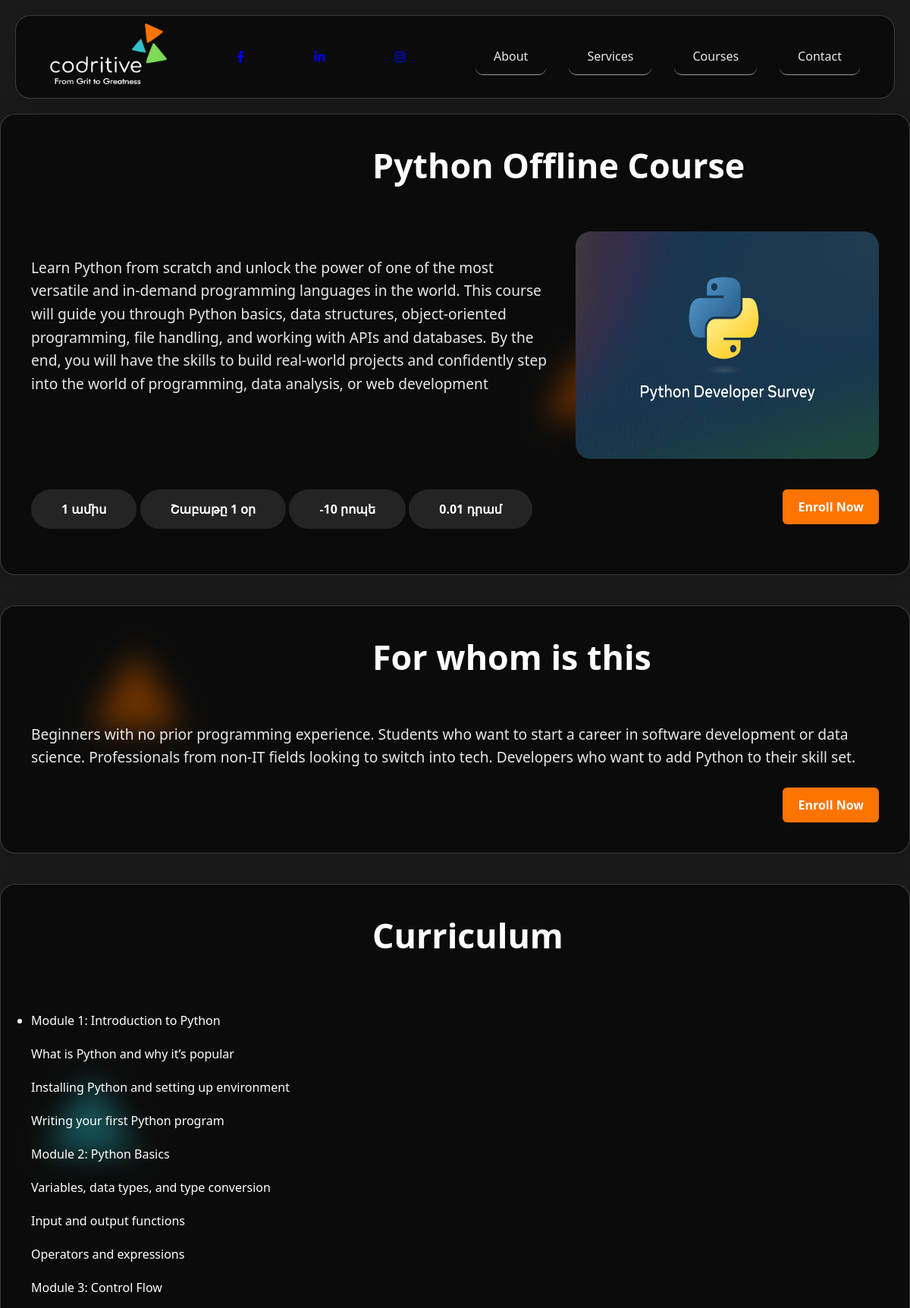
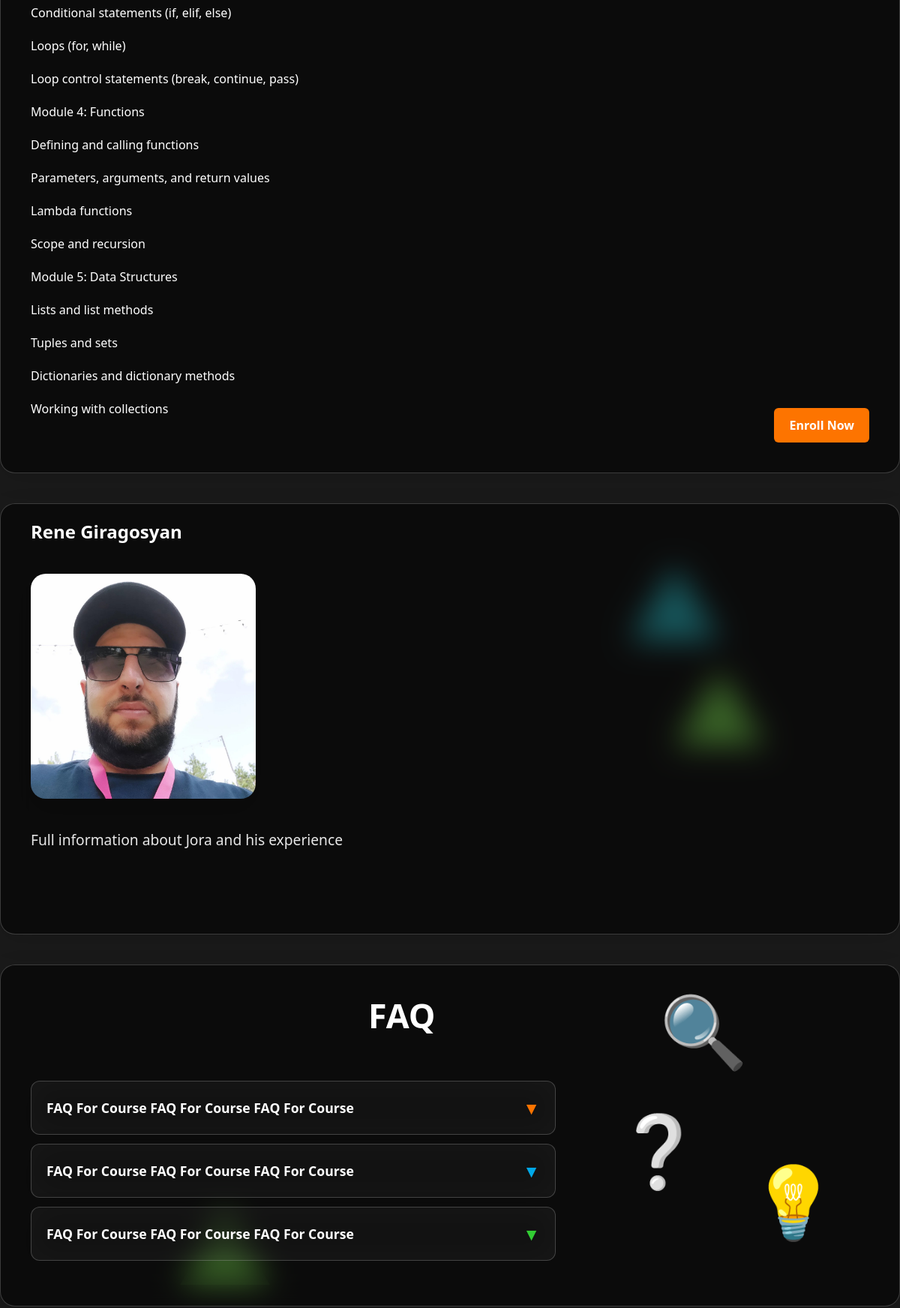
Page /lessons/trainings/21/ (upper part) on the committed database (2 pictures, top to bottom).
### core/models.py (models this page shows, shortened)
class Logo(models.Model):
    image = models.ImageField(upload_to='logo_images/', blank=True, null=True)

class Our_Team(models.Model):
    POSITION_CHOICES = [
        ('QA Specialist', 'QA Specialist'),
        ('Python Mentor', 'Python Mentor'),
        ('UI/UX Designer', 'UI/UX Designer'),
        ('JavaScript Mentor', 'JavaScript Mentor'),
        ('SMM Specialist', 'SMM Specialist'),
        ('Cybersecurity Mentor', 'Cybersecurity Mentor'),
    ]
    name = models.CharField(max_length=100)
    position = models.CharField(max_length=100, choices=POSITION_CHOICES)
    bio = models.TextField()
    image = models.ImageField(upload_to='team_images/', blank=True, null=True)
    link = models.URLField(blank=True, null=True)

### lessons/models.py (models this page shows, shortened)
class Course(models.Model):
    COURSE_CHLOICES = [
        ('Python', 'Python'),
        ('JavaScript', 'JavaScript'),
        ('UI/UX Design', 'UI/UX Design'),
        ('Cybersecurity', 'Cybersecurity'),
        ('QA Testing', 'QA Testing'),
        ('SMM', 'SMM'),
    ]
    title = models.CharField(max_length=200)
    category = models.CharField(max_length=50, choices=COURSE_CHLOICES)
    short_description = models.TextField()
    full_description = models.TextField()
    for_whom = models.TextField()
    why_this_course = models.TextField()
    lesson_duration_month= models.IntegerField()
    lesson_duration_minutes = models.IntegerField()
    weekly_lessons = models.IntegerField()
    tutor = models.ForeignKey(Our_Team, on_delete=models.SET_NULL, null=True, related_name='courses')
    curriculum = models.TextField()
    image = models.ImageField(upload_to='course_images/', blank=True, null=True)
    price = models.DecimalField(max_digits=10, decimal_places=2)
    class Meta:
        verbose_name_plural = "Courses"

class FAQ(models.Model):
    course = models.ForeignKey(Course, on_delete=models.CASCADE, related_name='faqs')
    question = models.CharField(max_length=255)
    answer = models.TextField()

### lessons/views.py (the view)
# urls.py: path('trainings/<int:pk>/', views.course_detail, name='course_detail'),
def course_detail(request, pk):
    course = get_object_or_404(Course, pk=pk)
    courses = Course.objects.all()
    faqs = FAQ.objects.filter(course=course)
    return render(request, 'lessons/trainings.html', {
        'course': course,
        'courses': courses,
        'faqs': faqs
        })

### core/context_processors.py (called while the page is built)
def logo(request):
    return {'logo': Logo.objects.first()}

### lessons/templates/lessons/trainings.html (shortened to what this page needs)
{% extends "core/base.html" %}
{% load static %}
{% block content %}
    <link rel="stylesheet" href="{% static 'css/templatemo-glossy-touch.css' %}">
<div class="container">
    <section class="hero glass">
        <h1 class="main-title">{{ course.title }}</h1>
        <div class="hero-image">
            <p>{{ course.full_description|linebreaksbr }}</p>
            {% if course.image %}
                <img src="{{ course.image.url }}" style="width: 400px; height: 300px;">
            {% endif %}
        </div>
        <div class="cta-info">
            <div class="cta-element">{{ course.lesson_duration_month }} ամիս</div>
            <div class="cta-element">Շաբաթը {{ course.weekly_lessons }} օր</div>
            <div class="cta-element">{{ course.lesson_duration_minutes }} րոպե</div>
            <div class="cta-element">{{ course.price }} դրամ</div>
            <button class="cta-button rbj">Enroll Now</button>
        </div>
    </section>
    <section class="hero glass">
        <h1 class="main-title">For whom is this</h1>
        <div class="hero-text-wrapper">
            <p>{{ course.for_whom }}</p>
        </div>
        <button class="cta-button button-bottom rbj">Enroll Now</button>
    </section>
    <section class="hero glass">
        <h1>Curriculum</h1>
        <ul>
            <li>{{ course.curriculum|linebreaksbr }}</li>
        </ul>
        <button class="cta-button button-bottom rbj">Enroll Now</button>
    </section>
    <section class="hero glass">
        <h2 style="color: white;">{{ course.tutor.name }}</h2>
        <div class="hero-image">
            <img src="{{ course.tutor.image.url }}" style="width: 300px; height: 300px;">
        </div>
        <div class="divik">
            <p>{{ course.tutor.bio }}</p>
        </div>
    </section>
<section class="hero glass faq-section">
    <h1>FAQ</h1>
    <div class="faq-wrapper">
        <div class="faq-items">
            {% for course in faqs %}
            <div class="glass faq-item">
                <div class="faq-question">
                    <span>{{ course.question }}</span>
                    <span class="icon">▼</span>
                </div>
            </div>
            {% endfor %}
        </div>
        <div class="faq-icons">
            <div class="faq-icon">💡</div>
            <div class="faq-icon">❔</div>
            <div class="faq-icon">🔍</div>
        </div>
    </div>
</section>
</div>
    {% endblock %}

### core/templates/core/base.html (shortened to what this page needs)
{% load static %}
<!DOCTYPE html>
<html lang="en">
<head>
    <link rel="stylesheet" href="{% static 'css/templatemo-glossy-touch.css' %}">
    <link rel="stylesheet" href="https://cdnjs.cloudflare.com/ajax/libs/font-awesome/6.4.0/css/all.min.css">
</head>
<body>
    <div class="bg-shapes">
        <div class="shape"></div>
        <div class="shape"></div>
        <div class="shape"></div>
        <div class="shape"></div>
        <div class="shape"></div>
    </div>
    <header>
        <div class="container">
            <nav class="glass">
                <div class="logo">
                    {% if logo %}
                        <a href="{% url 'core:home' %}">
                            <img src="{{ logo.image.url }}" alt="Logo" style="height:80px">
                        </a>
                    {% else %}
                        <a href="{% url 'core:home' %}">Home</a>
                    {% endif %}
                </div>
                <div class="social-links">
                        <a href="https://www.facebook.com/profile.php?id=61578668529901" target="_blank">
                            <i class="fab fa-facebook-f"></i>
                        </a>
                    </div>
                    <div>
                        <a href="https://www.linkedin.com/company/108302999/admin/dashboard/" target="_blank">
                            <i class="fab fa-linkedin-in"></i>
                        </a>
                    </div>
                    <div>
                        <a href="https://www.instagram.com/codritive/" target="_blank">
                            <i class="fab fa-instagram"></i>
                        </a>
                    </div>
                <div class="nav-links">
                    <a href="{% url 'core:about' %}">About</a>
                    <a href="{% url 'core:service' %}">Services</a>
                    <a href="{% url 'core:training' %}">Courses</a>
                    <a href="{% url 'core:contact' %}">Contact</a>
                </div>
            </nav>
        </div>
    </header>
    {% block content %}{% endblock %}
</body>
</html>

### lessons/templates/lessons/trainings.html (style rules this page uses)
.button-bottom { bottom: 40px; }
.rbj { position: absolute; right: 40px; }

### rows in the picture
Logo: image (picture)
Course: title "Python Offline Course", full_description "Learn Python from scratch and unlock the power of one of the most versatile and in-demand programming languages in the world. This course will guide you through Python basics, data structures, object-oriented programming, file handling, and working with APIs and databases. By the end, you will have the skills to build real-world projects and confidently step into the world of programming, data analysis, or web development", image (picture), lesson_duration_month "1", weekly_lessons "1", lesson_duration_minutes "-10", price "0.01", for_whom "Beginners with no prior programming experience. Students who want to start a career in software development or data science. Professionals from non-IT fields looking to switch into tech. Developers who want to add Python to their skill set.", curriculum "Module 1: Introduction to Python What is Python and why it’s popular Installing Python and setting up environment Writing your first Python program Module 2: Python Basics Variables, data types, and type conversion Input and output functions Operators and expressions Module 3: Control Flow Conditional statements (if, elif, else) Loops (for, while) Loop control statements (break, continue, pass) Module 4: Functions Defining and calling functions Parameters, arguments, and return values Lambda functions Scope and recursion Module 5: Data Structures Lists and list methods Tuples and sets Dictionaries and dictionary methods Working with collections", tutor.name "Rene Giragosyan", tutor.image (picture), tutor.bio "Full information about Jora and his experience"
FAQ: question "FAQ For Course FAQ For Course FAQ For Course"
FAQ: question "FAQ For Course FAQ For Course FAQ For Course"
FAQ: question "FAQ For Course FAQ For Course FAQ For Course"
